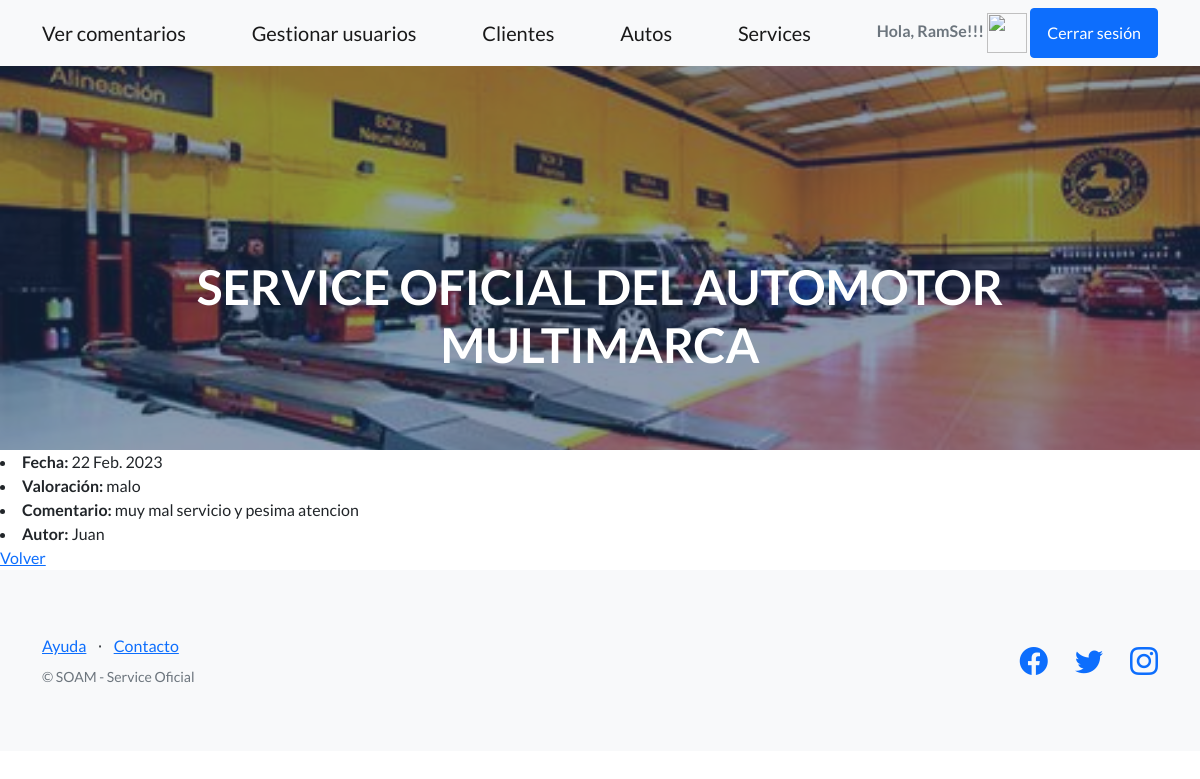
/FinalApp_RamSe/verMas/1 (signed in), run on the app's committed database.
### FinalApp_RamSe/models.py (models this page shows, shortened)
class Comentarios(models.Model):
    fecha = models.DateField()
    titulo = models.CharField(max_length=15)
    comentario = models.CharField(max_length=500)
    autor = models.CharField(max_length=100)

### FinalApp_RamSe/views.py (the view)
# urls.py: path('verMas/<id>', verMas, name="VerMas"),
@login_required
def verMas(request, id):
    comentario = Comentarios.objects.get(id = id)
    contexto = {"comentario" : comentario}
    return render(request, "FinalApp_RamSe/leerComentario.html", contexto)

### FinalApp_RamSe/templates/FinalApp_RamSe/leerComentario.html
{% extends "FinalApp_RamSe/padre.html" %}
{% load static %}
{% block contenidoQueCambia %}
        <li><b>Fecha:</b> {{comentario.fecha}} </li>
        <li><b>Valoración:</b> {{comentario.titulo}} </li>
        <li><b>Comentario:</b> {{comentario.comentario}} </li>
        <li><b>Autor:</b> {{comentario.autor}} </li>
        <a href="{%url 'Pages' %}">Volver</a>
{% endblock %}

### FinalApp_RamSe/templates/FinalApp_RamSe/padre.html (shortened to what this page needs)
<!DOCTYPE html>
<html lang="es">
    <head>
        {% load static %}
        <link href="https://cdn.jsdelivr.net/npm/bootstrap-icons@1.5.0/font/bootstrap-icons.css" rel="stylesheet" type="text/css" />
        <link href="{%static 'FinalApp_RamSe/css/styles.css' %}" rel="stylesheet" />
    </head>
    <body>
        <nav class="navbar navbar-light bg-light static-top">
            <div class="container">
                {% if request.user.is_authenticated %}
                <a class="navbar-brand" href="{%url 'Pages' %}">Ver comentarios</a>
                <a class="navbar-brand" href="../admin" target="_blank">Gestionar usuarios</a>
                <a class="navbar-brand" href="{%url 'LeerClientes' %}">Clientes</a>
                <a class="navbar-brand" href="{%url 'LeerAutos' %}">Autos</a>
                <a class="navbar-brand" href="{%url 'LeerServices' %}">Services</a>
                <p class="text-muted medium mb-4 mb-lg-0"><b>Hola, {{user.username}}!!!</b>
                <img src="{{avatar}}" width="40px" height="40px" >
                <a class="btn btn-primary" href="{%url 'Logout' %}">Cerrar sesión</a></p>
                {% endif %}
            </div>
        </nav>
        <header class="masthead">
            <div class="container position-relative">
                <div class="row justify-content-center">
                    <div class="col-l-6">
                        <div class="text-center text-white">
                            <h1 class="mb-5" >SERVICE OFICIAL DEL AUTOMOTOR MULTIMARCA</h1>
                        </div>
                    </div>
                </div>
            </div>
        </header>
        {% block contenidoQueCambia %}
        {% endblock %}
        <footer class="footer bg-light">
            <div class="container">
                <div class="row">
                    <div class="col-lg-6 h-100 text-center text-lg-start my-auto">
                        <ul class="list-inline mb-2">
                            <li class="list-inline-item"><a href="#!">Ayuda</a></li>
                            <li class="list-inline-item">⋅</li>
                            <li class="list-inline-item"><a href="#!">Contacto</a></li>
                        </ul>
                        <p class="text-muted small mb-4 mb-lg-0">&copy; SOAM - Service Oficial</p>
                    </div>
                    <div class="col-lg-6 h-100 text-center text-lg-end my-auto">
                        <ul class="list-inline mb-0">
                            <li class="list-inline-item me-4">
                                <a href="#!"><i class="bi-facebook fs-3"></i></a>
                            </li>
                            <li class="list-inline-item me-4">
                                <a href="#!"><i class="bi-twitter fs-3"></i></a>
                            </li>
                            <li class="list-inline-item">
                                <a href="#!"><i class="bi-instagram fs-3"></i></a>
                            </li>
                        </ul>
                    </div>
                </div>
            </div>
        </footer>
    </body>
</html>

### data on the page
Comentarios: fecha "22 Feb. 2023", titulo "malo", comentario "muy mal servicio y pesima atencion", autor "Juan"

### other printed values
{{ user.username }} "RamSe"
